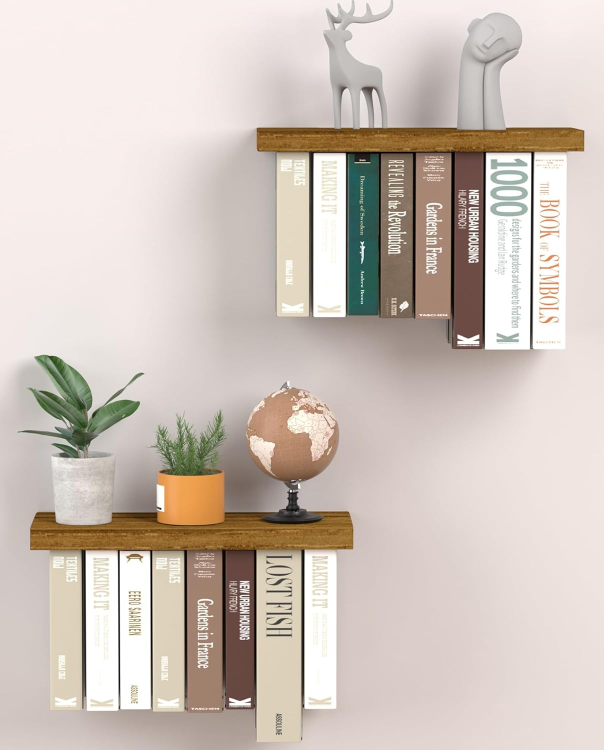
#> input picture ocr/books1.jpg, 1207 x 1500 px (shown at 1/2 size)
$ python main.py
#> lines starting #> are read from the running program, lines starting #| are printed output that depends on the picture; after the words box and inside, x2 and y2 are one past the last pixel; in counts of white or black regions, pixels touching at a corner belong together
### process_image/get_boxes.py
import cv2
import numpy as np

def extract_books(image_path):
    # =============================
    # Adjustable Parameters
    # =============================
#> called with image_path = '../../ocr/books1.jpg'
    GAUSSIAN_BLUR_KERNEL = (5, 5)  # Kernel size for Gaussian blur
    ADAPTIVE_THRESH_BLOCK_SIZE = 11  # Block size for adaptive thresholding
    ADAPTIVE_THRESH_C = 2  # Constant subtracted from mean in adaptive thresholding
    MORPH_KERNEL_SIZE = (5, 5)  # Kernel size for morphological closing
    CANNY_THRESHOLD1 = 50  # Lower threshold for Canny edge detection
    CANNY_THRESHOLD2 = 150  # Upper threshold for Canny edge detection
    HOUGH_THRESHOLD = 100  # Hough Line Transform threshold
    HOUGH_MIN_LINE_LENGTH = 100  # Minimum line length for Hough Transform
    HOUGH_MAX_LINE_GAP = 10  # Maximum gap between lines for Hough Transform
    MIN_WIDTH = 20  # Minimum width of detected book spines
    MIN_HEIGHT = 100  # Minimum height of detected book spines
    ASPECT_RATIO_THRESHOLD = 2  # Minimum height-to-width ratio for books

    # =============================
    # Load and Preprocess Image
    # =============================
    image = cv2.imread(image_path)
#> image is the input picture: shape (1500, 1207, 3); mean B, G, R 188.2, 196.3, 207.8

    # Convert to grayscale
    gray = cv2.cvtColor(image, cv2.COLOR_BGR2GRAY)
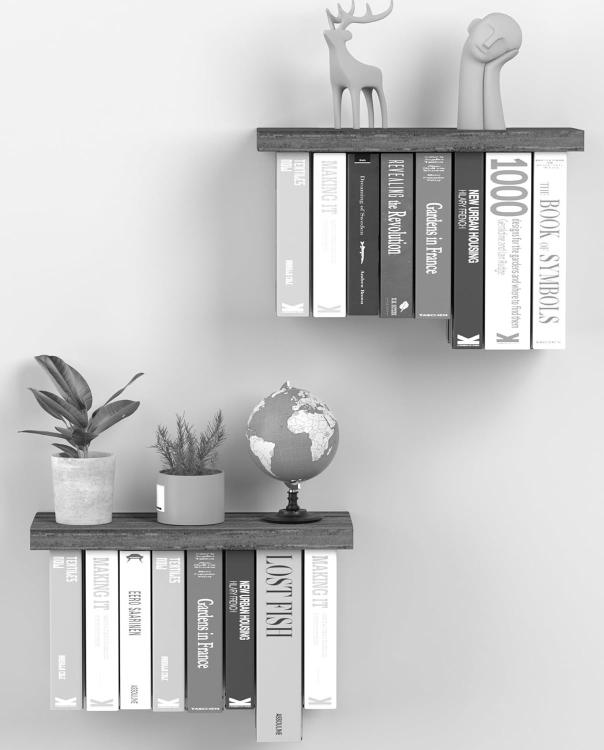
#> gray: shape (1500, 1207) (shown at 1/2 size); min 0, max 255, mean 198.9

    # Apply Gaussian Blur to reduce noise
    blurred = cv2.GaussianBlur(gray, GAUSSIAN_BLUR_KERNEL, 0)

    # Adaptive Thresholding
    thresh = cv2.adaptiveThreshold(blurred, 255, cv2.ADAPTIVE_THRESH_GAUSSIAN_C,
                                   cv2.THRESH_BINARY_INV, ADAPTIVE_THRESH_BLOCK_SIZE, ADAPTIVE_THRESH_C)
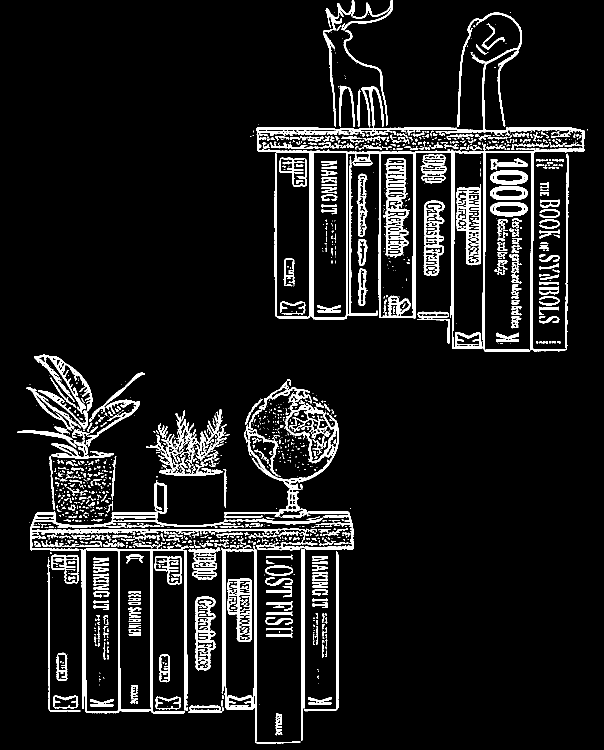
#> thresh: shape (1500, 1207) (shown at 1/2 size); 8.9% white; 1457 white regions (978 under 20 px), largest, box (x1, y1, x2, y2) and area: (513, 25, 1169, 704) 30472, (449, 763, 707, 1099) 10239, (159, 1096, 375, 1427) 8239

    # Morphological closing to enhance book spines
    kernel = np.ones(MORPH_KERNEL_SIZE, np.uint8)
    morph = cv2.morphologyEx(thresh, cv2.MORPH_CLOSE, kernel)
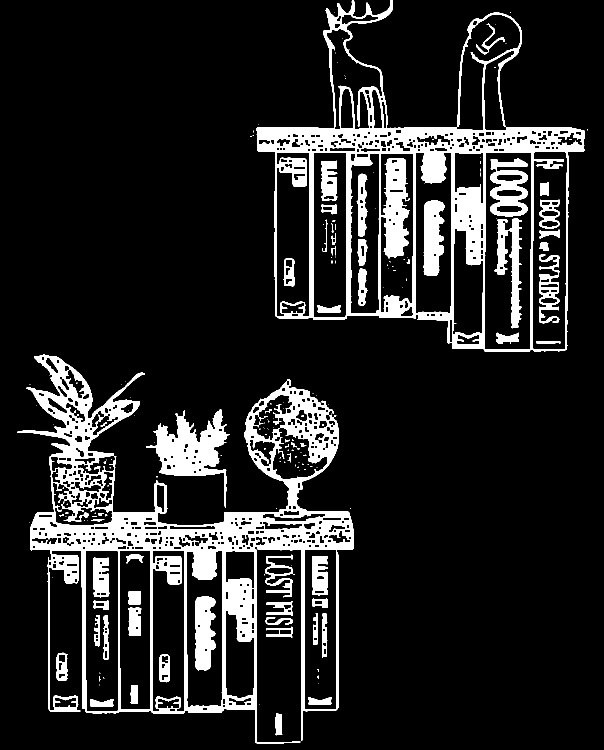
#> morph: shape (1500, 1207) (shown at 1/2 size); 13.1% white; 194 white regions (133 under 20 px), largest, box (x1, y1, x2, y2) and area: (35, 709, 707, 1488) 97655, (513, 0, 1169, 704) 77361, (292, 819, 459, 1016) 11750

    # Canny Edge Detection
    edges = cv2.Canny(morph, CANNY_THRESHOLD1, CANNY_THRESHOLD2)
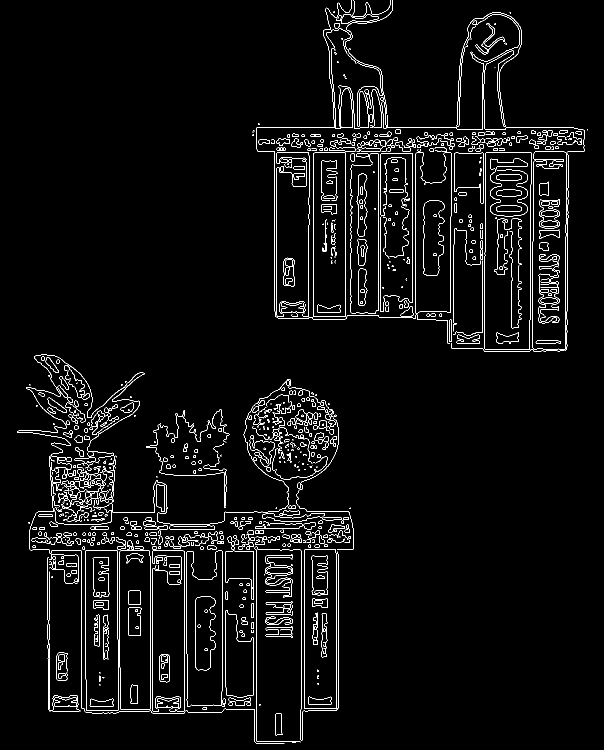
#> edges: shape (1500, 1207) (shown at 1/2 size); 3.3% white in thin lines or dots

    # =============================
    # Find Contours and Extract Books
    # =============================
    contours, _ = cv2.findContours(edges, cv2.RETR_EXTERNAL, cv2.CHAIN_APPROX_SIMPLE)
#> contours = 852 contours, 502 with area under 20; largest, box (x1, y1, x2, y2) and area: (969, 304, 1063, 699) 35726, (1064, 303, 1134, 699) 25390, (626, 305, 692, 634) 21312, (170, 1100, 237, 1422) 20698, (608, 1098, 673, 1418) 20406

    book_images = []
    for contour in contours:
        x, y, w, h = cv2.boundingRect(contour)

        # Filter based on aspect ratio and size
        if h > w * ASPECT_RATIO_THRESHOLD and w > MIN_WIDTH and h > MIN_HEIGHT:
            book_spine = image[y:y+h, x:x+w]  # Crop book spine
            book_images.append(book_spine)
#> this loop made 852 passes
#> (x, y, w, h) on passes 2 to 4: (550, 1426, 15, 45), (105, 1422, 54, 2), (339, 1418, 12, 5)
#> after the loop, book_images = 21 items

    return book_images  # Return list of extracted book images

### integration/src/integration.py
import sys
from imageTextExtraction import getText, removeSpecialCharacters
from get_boxes import extract_books
from get_book_data import get_book_details


def getBookTitles(picture):
    # pictures is an Image

#> (the run stopped early here; a loop or call above may not have finished)
